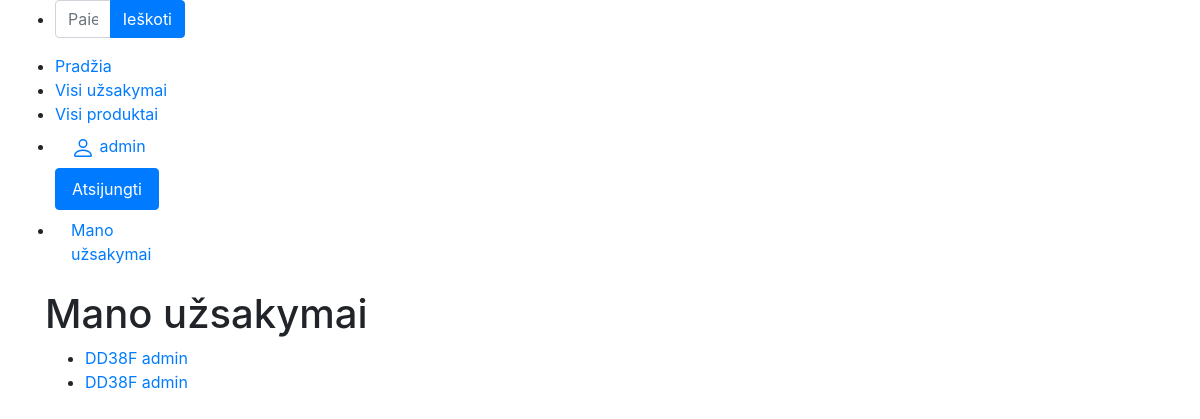
Before: /baldai3/personal_orders/ (signed in) with the older database file.
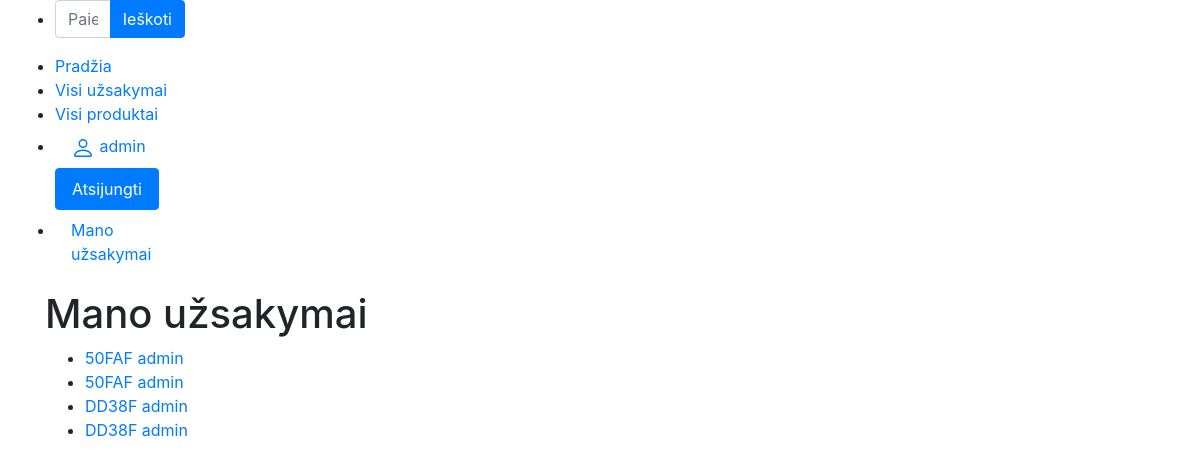
After: the same page with the newer database file.
### baldai3/models.py (models this page shows, shortened)
class Order(models.Model):
    order_no = models.CharField(default=uuid.uuid4().hex[:5].upper(), verbose_name="Užsakymo Numeris", max_length=10,
                                editable=False)
    date = models.DateTimeField(verbose_name="Data")
    client_name = models.ForeignKey(to=User, verbose_name="Klientas", on_delete=models.SET_NULL, null=True, blank=True)
    LOAN_STATUS = (
        ('p', 'Pateiktas'),
        ('a', 'Apmokėtas'),
        ('g', 'Gamyboje'),
        ('i', 'Įvykdytas'),
    )
    status = models.CharField(
        verbose_name="Būsena",
        max_length=1,
        choices=LOAN_STATUS,
        blank=True,
        default='i',
        help_text='Statusas',
    )
    def __str__(self):
        return f"{self.order_no} {self.client_name} "
    class Meta:
        verbose_name = 'Užsakymas'
        verbose_name_plural = 'Užsakymai'
        ordering = ['-date']

### baldai3/views.py (the view)
# urls.py: path('personal_orders/', views.MyOrderListView.as_view(), name="my_orders_list"),
class MyOrderListView(LoginRequiredMixin, generic.ListView):
    model = Order
    template_name = 'my_orders_list.html'
    context_object_name = "my_orders"
    paginate_by = 5
    def get_queryset(self):
        return Order.objects.filter(client_name=self.request.user)

### baldai3/templates/my_orders_list.html
{% extends "base.html" %}
{% block "content" %}
<h1>Mano užsakymai</h1>
{% if my_orders %}
<ul>
    {% for order in my_orders %}
    <li>
        <a href="{{ order.pk }}">{{ order }}</a>
    </li>
    <li>
        <a href="{% url 'order_detail' order.pk %}">{{ order }}</a>
    </li>
    {% endfor %}
</ul>
{% else %}
<p>Užsakymų nėra.</p>
{% endif %}
{% endblock %}

Changed rows visible on the page:
added Order: order_no+client_name "50FAF admin"
